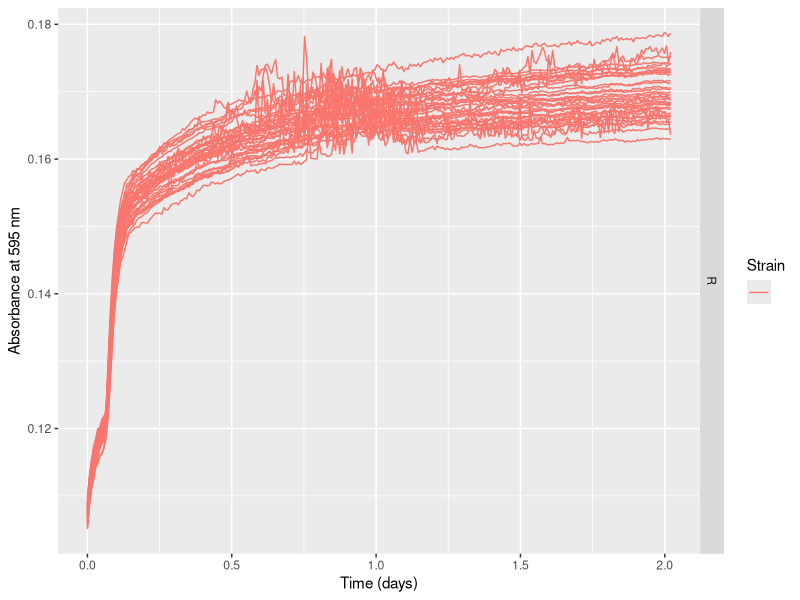
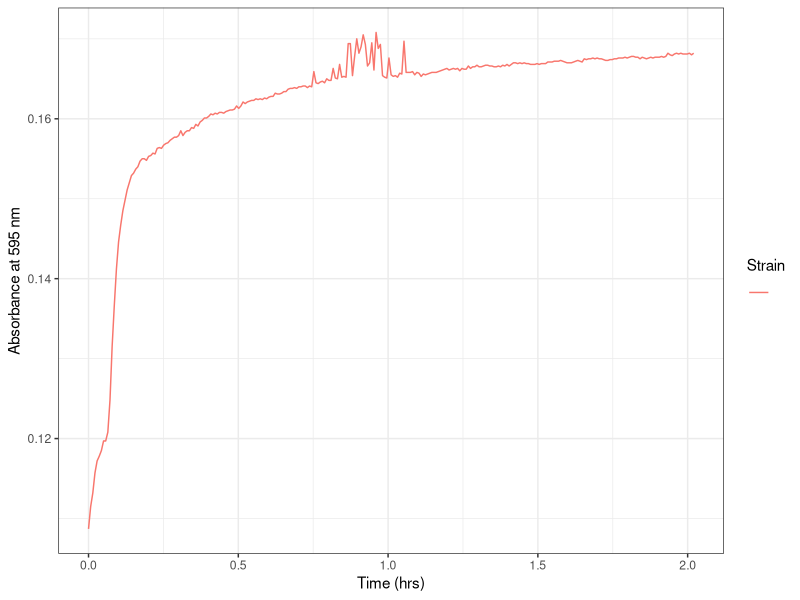
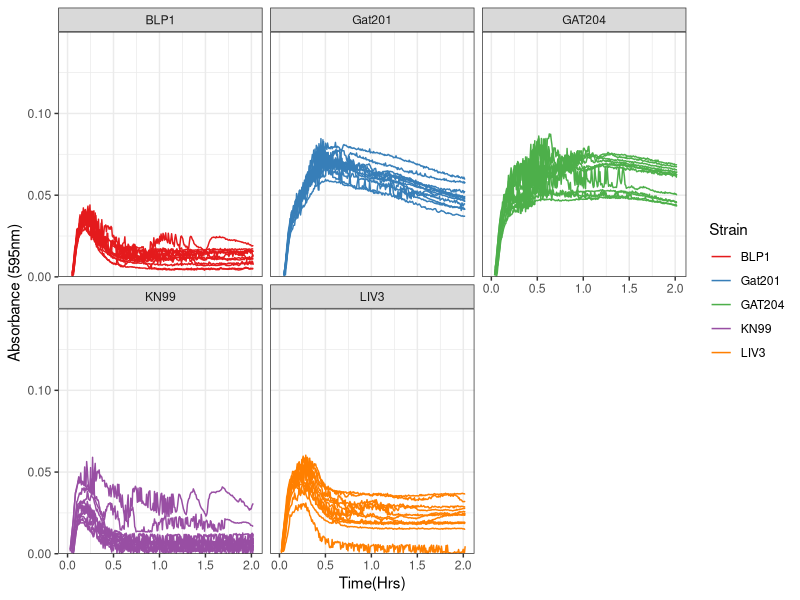
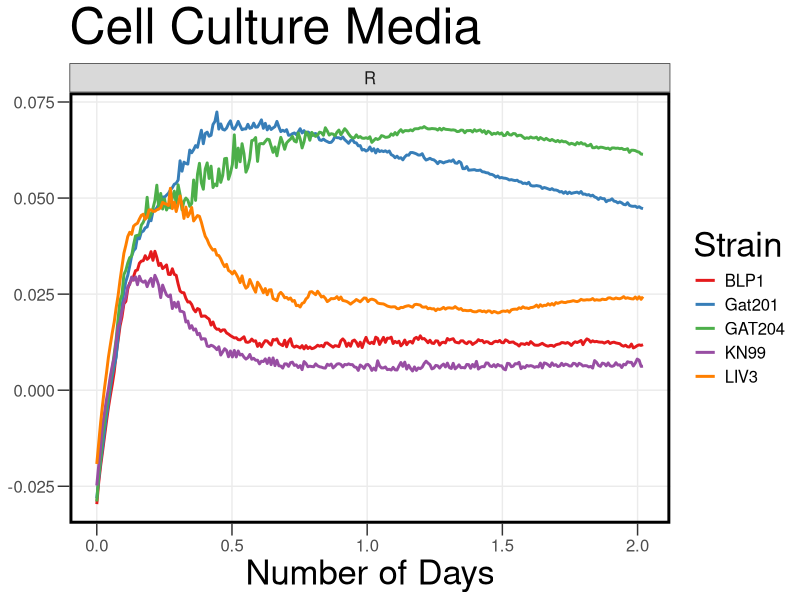
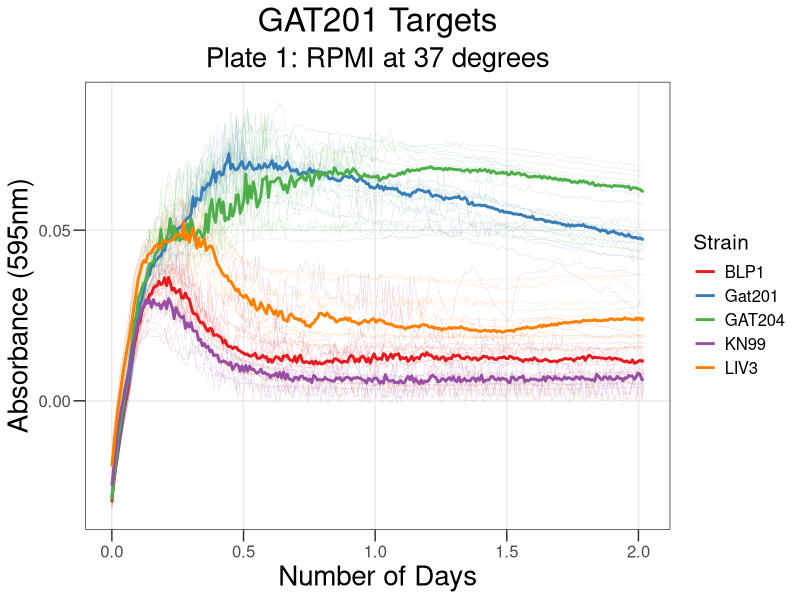
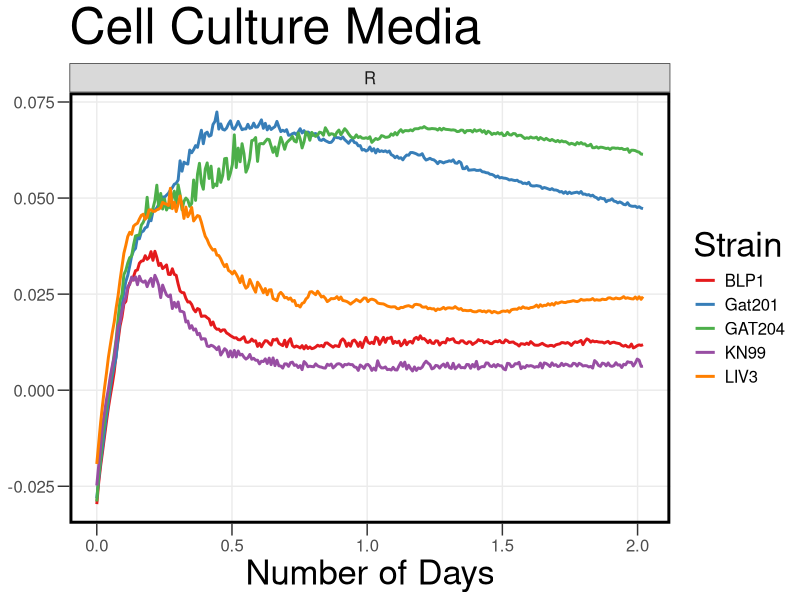
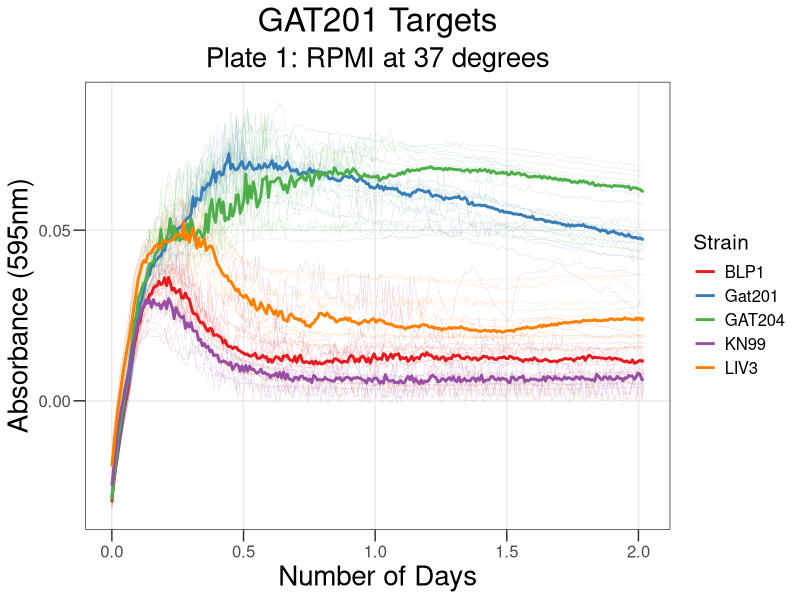

The R script that drew these images, in order:
## ---- chunk 1
knitr::opts_chunk$set(echo = TRUE , warning=FALSE, message=FALSE)
## ---- chunk 2

library("reshape2")
library(dplyr)
library(ggplot2)
library(tidyverse)
library(rmarkdown)
library(cowplot)
library(yaml)
library(knitr)
## ---- chunk 3

rawdata <- read.csv("../Input/20230308_RPMI_Gat201Targets_Plate1_csv.csv")

## ---- chunk 4

 rawdata_day<-mutate(rawdata, Time = Time/86400)

## ---- chunk 5

reshaped <- melt(rawdata_day, id=c("Time", "Temp"), 
                              variable.name="Well",
                              value.name="OD595")

summary(reshaped)
## ---- chunk 6

platemap <- read.csv("../Input/20230308_RPMI_Gat201Targets_Plate1_setup.csv")
head(platemap, n=50)


## ---- chunk 7

annotated <- inner_join(reshaped, platemap, by="Well")
 
## ---- chunk 8

ggplot(data=filter(annotated,Strain==""),
           aes(x=Time, y=OD595, color=Strain, group = Well)) + 
       geom_line() + 
       facet_grid(Media ~ .) +
       labs(x="Time (days)", y="Absorbance at 595 nm")
## ---- chunk 9

ggplot(data=filter(annotated,Well=="H11"), 
       aes(x=Time, y=OD595, color=Strain, group = Well)) + 
 
       geom_line() + 
     theme_bw()+
     labs(x="Time (hrs)", y="Absorbance at 595 nm")

## ---- chunk 10

blank_OD_summary <- annotated %>%
  filter(Strain=="") %>%
  filter(Well != "A3") %>%
  filter(Well != "A4") %>%
  filter(Well != "A11") %>%
  filter(Well != "A12") %>%
  filter(Well != "B1") %>%
  filter(Well != "F1") %>%
  filter(Well != "H1") %>%
  filter(Well != "H2") %>%
  filter(Well != "H3") %>%
  filter(Well != "H4") %>%
  filter(Well != "H5") %>%
  filter(Well != "H8") %>%
  filter(Well != "H9") %>%
    group_by(Media) %>%
  summarise(OD_median=median(OD595),
            OD_mean=mean(OD595),
            OD_max=max(OD595),
            OD_min=min(OD595))
print(blank_OD_summary)
## ---- chunk 11

normalisedOD <- annotated %>%
  left_join(blank_OD_summary, by="Media") %>%
  mutate(OD_corrected = OD595 - OD_median)

## ---- chunk 12

ggplot(data=normalisedOD %>%
                      filter(Strain != ""), 
                      aes(x=Time, y=OD_corrected, color=Strain, group = Well)) + 
       geom_line() + 
       scale_y_continuous(limits=c(0,0.15),expand=c(0,0))+
       facet_wrap(Strain ~ .)+
  
       labs(x = "Time(Hrs)",
            y = "Absorbance (595nm)") +
       theme(text = element_text(size = 20))+
       theme_bw()+
       scale_color_brewer(palette="Set1")
## ---- chunk 13

ggplot(data=normalisedOD %>%
                     filter(Strain != ""), 
                      aes(x=Time, y=OD_corrected, color=Strain)) + 
       #geom_line(aes(group = Well), size = 0.2, alpha = 0.2) + 
       stat_summary(fun = "median", geom = "line", size = 1) +
       #scale_y_continuous(limits=c(0,0.5),expand=c(0,0), breaks = c(0, 0.05, 0.1)) +
  
       labs(x = "Number of Days",
            y = "Absorbance (595nm)",
            title = "Cell Culture Media") +
           facet_wrap(Media ~ .)+
       theme_bw() +
       theme(text = element_text(size = 15))+
       theme(axis.title = element_text(size = 25))+
       theme(axis.title.y=element_blank()) +
       theme(axis.ticks.length = unit(0.3, "cm"))+
       theme(title = element_text(size = 30))+
       theme(panel.grid.minor = element_blank())+
       theme(legend.title = element_text(size = 25))+
      theme(legend.background = element_rect(fill = "transparent", color=NA))+
  theme(legend.key = element_rect(fill = "transparent", color=NA))+
       theme (plot.background =  element_rect(fill = "transparent", color=NA), 
         panel.background = element_rect(fill = "transparent", color=NA),)+
      theme(panel.border = element_rect(linetype = "solid", colour = "black", size = 2))+
       scale_color_brewer(palette="Set1")
       
## ---- chunk 14

ggsave("../Results/AllSummaryPR1.png",width = 6.6,height=5)
## ---- chunk 15

ggplot(data=normalisedOD %>%
                     filter(Strain != ""), 
                      aes(x=Time, y=OD_corrected, color=Strain)) + 
       geom_line(aes(group = Well), size = 0.2, alpha = 0.2) + 
       stat_summary(fun = "median", geom = "line", size = 1) +
       #scale_y_continuous(limits=c(0,0.5),expand=c(0,0), breaks = c(0, 0.05, 0.1)) +
   
       labs(x = "Number of Days",
            y = "Absorbance (595nm)",
            title = "GAT201 Targets", subtitle = "Plate 1: RPMI at 37 degrees") +
 
       theme_bw() +
       theme(text = element_text(size = 15))+
       theme(axis.title = element_text(size = 20)) +
  theme(axis.ticks.length = unit(0.3, "cm"))+
       theme(title = element_text(size = 20))+
    
       theme(legend.title = element_text(size = 15))+
  theme(panel.grid.minor = element_blank())+
   theme(plot.title = element_text(hjust = 0.5), plot.subtitle = element_text(hjust = 0.5) )+
  
       scale_color_brewer(palette="Set1")
## ---- chunk 16

ggsave("../Results/StatSummaryPlate1.png",width = 6.6,height=5)
